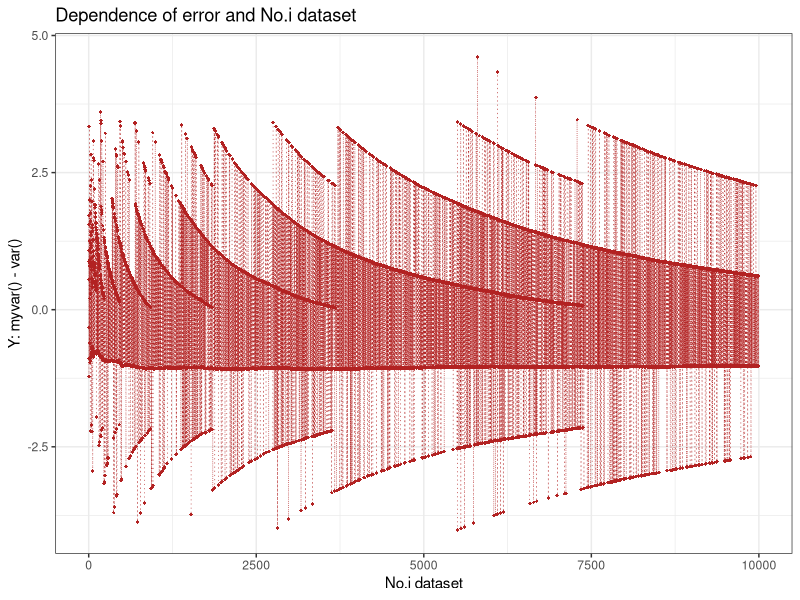
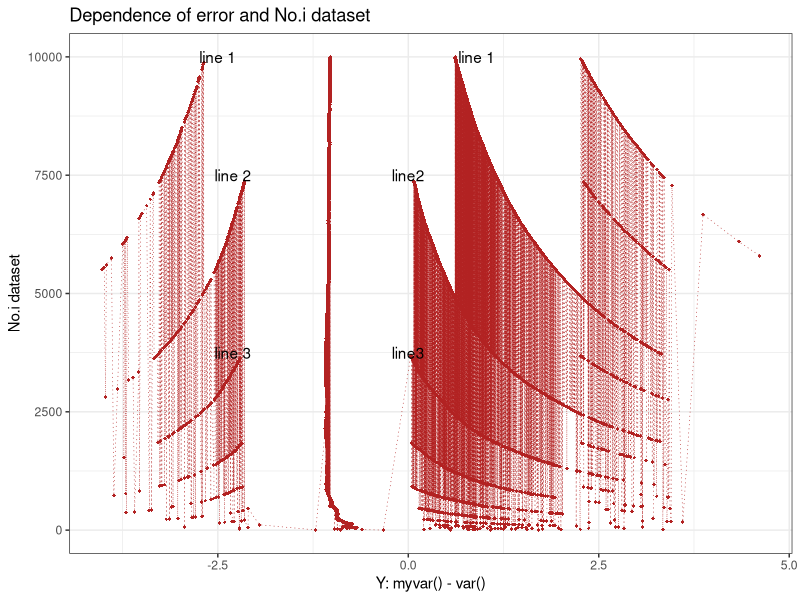
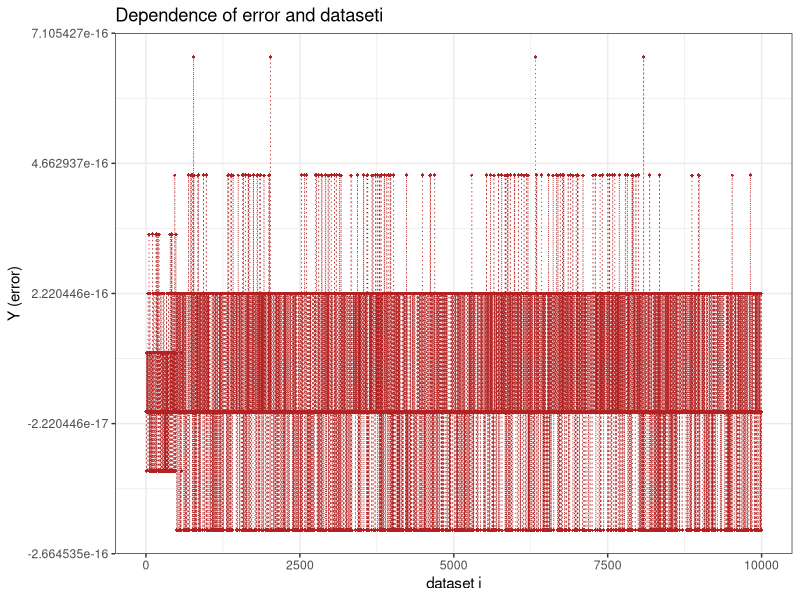

Source code (R) for these figures, in order:
## ---- chunk 1
knitr::opts_chunk$set(echo = TRUE)
## ---- chunk 2
x1 <- 1 / 3
x2 <- 1 / 4
if (x1 - x2 == 1 / 12) {
  print("Substration is correct")
} else{
  print("Substration is wrong")
}
## ---- chunk 3
x1 <- 1
x2 <- 1 / 2
if (x1 - x2 == 1 / 2) {
  print("Substration is correct")
} else{
  print("Substration is wrong")
}
## ---- chunk 4
x1 <- 1 / 3
x2 <- 1 / 4
# Compare whether the ten digits after the decimal point are equal
if (round(x1 - x2, 10) == round(1 / 12, 10)) {
  print("Substration is correct")
} else{
  print("Substration is wrong")
}
# Use all.equal() function
# Test If Two Objects Are (Nearly) Equal
if (isTRUE(all.equal(x1 - x2, 1 / 12))) {
  print("Substration is correct")
} else{
  print("Substration is wrong")
}
## ---- chunk 5
d <- function(x,epsilon){
  derivative = (x + epsilon - x) / epsilon
}
## ---- chunk 6
result1 = d(1,10^-15)
result1
result2 = d(100000,10^-15)
result2
## ---- chunk 7
typeof(10^-15)
## ---- chunk 8
myvar <- function(x) {
  (1 / (length(x) - 1))* ((sum(x ^ 2) - (1 / length(x)) * (sum(x) ^ 2)))
}
## ---- chunk 9
set.seed(1)
x = rnorm(10000, 10 ^ 8, 1)
## ---- chunk 10
library(ggplot2)
# myvar()
myvar <- function(x) {
  (1 / (length(x) - 1))* ((sum(x ^ 2) - (1 / length(x)) * (sum(x) ^ 2)))
}
# dataset
set.seed(1)
x = rnorm(10000, 10 ^ 8, 1)
# error, mavar() - var()
y = c()
for (i in 1:length(x)) {
  Y = myvar(x[1:i]) - var(x[1:i])
  y = append(y, Y)
}
# plot
table = data.frame(i = c(1:10000), Y = y)
ggplot(table, aes(x = i, y = Y)) +
  geom_point(color = "firebrick ",
             shape = "diamond",
             size = 1,
             na.rm = TRUE,) +
  geom_line(color = "firebrick ",
            linetype = "dotted",
            size = .2,
            na.rm = TRUE) +
  labs(x = "No.i dataset", y = "Y: myvar() - var()") +
  ggtitle("Dependence of error and No.i dataset") +
  theme(plot.title = element_text(hjust = 0.5))+ 
  theme_bw()
## ---- chunk 11
error = myvar(x[1:10000]) - var(x[1:10000])
error
## ---- chunk 12
annotation <- data.frame(
  x = c(-2.5,-2.3,-2.3, 0.9,0,0),
  y = c(10000,7500,3750,10000,7500,3750),
  label = c("line 1", "line 2", "line 3","line 1","line2","line3")
)
ggplot(table, aes(y = i, x = Y)) +
  geom_point(color = "firebrick ",
             shape = "diamond",
             size = 1,
             na.rm = TRUE,) +
  geom_line(color = "firebrick ",
            linetype = "dotted",
            size = .2,
            na.rm = TRUE) +
  labs(y = "No.i dataset", x = "Y: myvar() - var()") +
  ggtitle("Dependence of error and No.i dataset") +
  theme(plot.title = element_text(hjust = 0.5))+
  theme_bw()+
  geom_text(data=annotation, aes( x=x, y=y, label=label))
## ---- chunk 13
error = myvar(x[1:10000]) - var(x[1:10000])
error
## ---- chunk 14
myvar2 <- function(x) {
  u = (1 / length(x)) * sum(x)
  variance = sum((x - u) ^ 2) / (length(x) - 1)
  return(variance)
}
myvar2(x)
var(x)
## ---- chunk 15
## x
set.seed(1)
x = rnorm(10000, 10 ^ 8, 1)
## y
y = c()
for (i in 1:length(x)) {
  Y = myvar2(x[1:i]) - var(x[1:i])
  y = append(y, Y)
}
i = seq(1, 10000, length.out = 10000)
table = data.frame(i = c(1:10000), Y = y)
## plot
ggplot(table, aes(x = i, y = Y)) +
  geom_point(color = "firebrick",
             shape = "diamond",
             size = 1,
             na.rm = TRUE) +
  geom_line(color = "firebrick",
            linetype = "dotted",
            size = .3,
            na.rm = TRUE) +
  labs(x = "dataset i", y = "Y (error)") +
  ggtitle("Dependence of error and dataseti") +
  theme(plot.title = element_text(hjust = 0.5)) +
  theme_bw()
